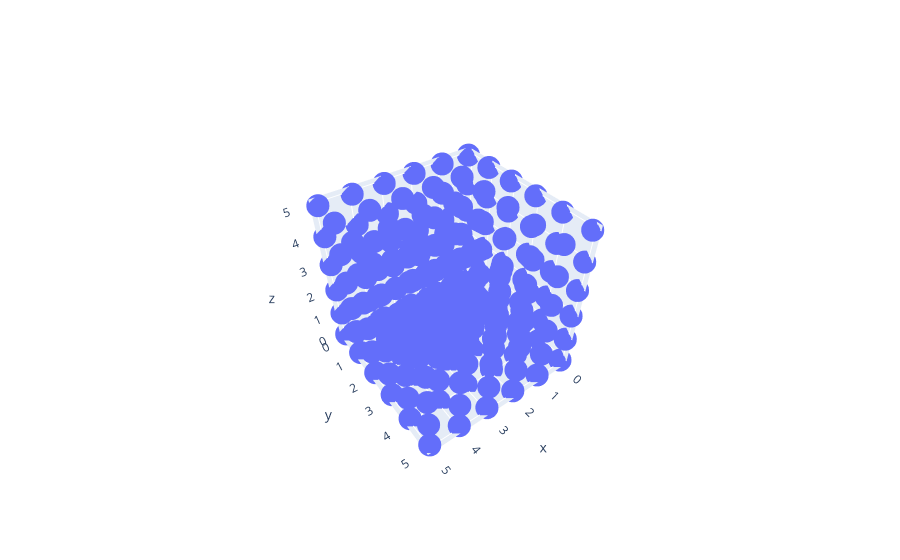

This figure's notebook cell:
### Code cell
import plotly.graph_objects as go
import numpy as np

fig = go.Figure(data=[go.Scatter3d(x=xs.flatten(), y=ys.flatten(), z=zs.flatten(),
                                   mode='markers')])
fig.show()

### Figure 1 — Plotly figure (JSON) as saved in the notebook; plotly's stock layout.template omitted (floating-point values rounded to 4 significant figures; data arrays with more than 128 entries replaced by an {"elided": "..."} marker saying what was removed)
{"data": [{"mode": "markers", "type": "scatter3d", "x": {"elided": "216 int values"}, "y": {"elided": "216 int values"}, "z": {"elided": "216 int values"}}], "layout": {"autosize": true, "scene": {"aspectmode": "auto", "aspectratio": {"x": 1.0, "y": 1.0, "z": 1.0}, "camera": {"center": {"x": 0, "y": 0, "z": 0}, "eye": {"x": 1.089, "y": 1.506, "z": 1.691}, "projection": {"type": "perspective"}, "up": {"x": 0, "y": 0, "z": 1}}}}}
